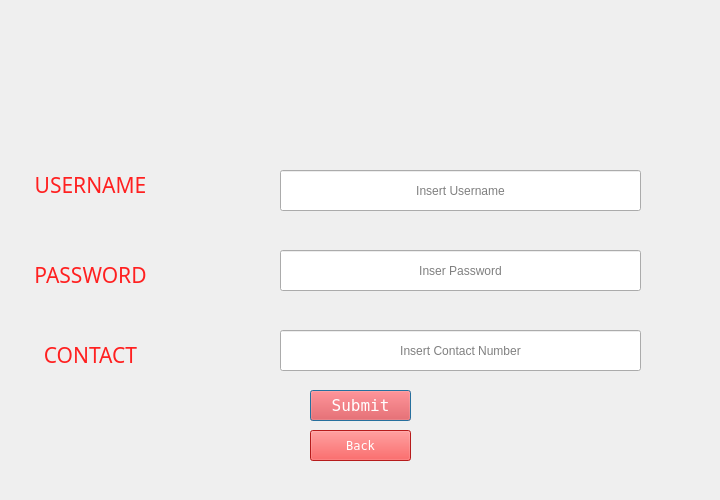
<?xml version="1.0" encoding="UTF-8"?>
<ui version="4.0">
 <class>Dialog</class>
 <widget class="QDialog" name="Dialog">
  <property name="geometry">
   <rect>
    <x>0</x>
    <y>0</y>
    <width>720</width>
    <height>500</height>
   </rect>
  </property>
  <property name="sizePolicy">
   <sizepolicy hsizetype="Fixed" vsizetype="Fixed">
    <horstretch>0</horstretch>
    <verstretch>0</verstretch>
   </sizepolicy>
  </property>
  <property name="minimumSize">
   <size>
    <width>720</width>
    <height>500</height>
   </size>
  </property>
  <property name="maximumSize">
   <size>
    <width>720</width>
    <height>500</height>
   </size>
  </property>
  <property name="windowTitle">
   <string>Dialog</string>
  </property>
  <widget class="QLabel" name="signup_bg">
   <property name="geometry">
    <rect>
     <x>0</x>
     <y>0</y>
     <width>720</width>
     <height>500</height>
    </rect>
   </property>
   <property name="sizePolicy">
    <sizepolicy hsizetype="Fixed" vsizetype="Fixed">
     <horstretch>0</horstretch>
     <verstretch>0</verstretch>
    </sizepolicy>
   </property>
   <property name="minimumSize">
    <size>
     <width>720</width>
     <height>500</height>
    </size>
   </property>
   <property name="maximumSize">
    <size>
     <width>720</width>
     <height>500</height>
    </size>
   </property>
   <property name="text">
    <string>&lt;html&gt;&lt;head/&gt;&lt;body&gt;&lt;p&gt;&lt;img src=&quot;:/signup prefix/signup.jpg&quot;/&gt;&lt;/p&gt;&lt;/body&gt;&lt;/html&gt;</string>
   </property>
  </widget>
  <widget class="QLineEdit" name="username_input">
   <property name="geometry">
    <rect>
     <x>280</x>
     <y>170</y>
     <width>361</width>
     <height>41</height>
    </rect>
   </property>
   <property name="styleSheet">
    <string notr="true"/>
   </property>
   <property name="alignment">
    <set>Qt::AlignCenter</set>
   </property>
   <property name="placeholderText">
    <string>Insert Username</string>
   </property>
  </widget>
  <widget class="QLineEdit" name="contact_input">
   <property name="geometry">
    <rect>
     <x>280</x>
     <y>330</y>
     <width>361</width>
     <height>41</height>
    </rect>
   </property>
   <property name="styleSheet">
    <string notr="true"/>
   </property>
   <property name="alignment">
    <set>Qt::AlignCenter</set>
   </property>
   <property name="placeholderText">
    <string>Insert Contact Number</string>
   </property>
  </widget>
  <widget class="QLineEdit" name="password_input">
   <property name="geometry">
    <rect>
     <x>280</x>
     <y>250</y>
     <width>361</width>
     <height>41</height>
    </rect>
   </property>
   <property name="styleSheet">
    <string notr="true"/>
   </property>
   <property name="alignment">
    <set>Qt::AlignCenter</set>
   </property>
   <property name="placeholderText">
    <string>Inser Password</string>
   </property>
  </widget>
  <widget class="QLabel" name="username_label">
   <property name="geometry">
    <rect>
     <x>30</x>
     <y>170</y>
     <width>121</width>
     <height>31</height>
    </rect>
   </property>
   <property name="font">
    <font>
     <family>Big Space</family>
     <pointsize>12</pointsize>
    </font>
   </property>
   <property name="text">
    <string>&lt;html&gt;&lt;head/&gt;&lt;body&gt;&lt;p align=&quot;center&quot;&gt;&lt;span style=&quot; font-size:16pt; color:#ff2020;&quot;&gt;USERNAME&lt;/span&gt;&lt;/p&gt;&lt;/body&gt;&lt;/html&gt;</string>
   </property>
  </widget>
  <widget class="QLabel" name="password_label">
   <property name="geometry">
    <rect>
     <x>30</x>
     <y>260</y>
     <width>121</width>
     <height>31</height>
    </rect>
   </property>
   <property name="font">
    <font>
     <family>Big Space</family>
     <pointsize>12</pointsize>
    </font>
   </property>
   <property name="text">
    <string>&lt;html&gt;&lt;head/&gt;&lt;body&gt;&lt;p align=&quot;center&quot;&gt;&lt;span style=&quot; font-size:16pt; color:#ff2020;&quot;&gt;PASSWORD&lt;/span&gt;&lt;/p&gt;&lt;/body&gt;&lt;/html&gt;</string>
   </property>
  </widget>
  <widget class="QLabel" name="contact_label">
   <property name="geometry">
    <rect>
     <x>30</x>
     <y>340</y>
     <width>121</width>
     <height>31</height>
    </rect>
   </property>
   <property name="font">
    <font>
     <family>Big Space</family>
     <pointsize>12</pointsize>
    </font>
   </property>
   <property name="text">
    <string>&lt;html&gt;&lt;head/&gt;&lt;body&gt;&lt;p align=&quot;center&quot;&gt;&lt;span style=&quot; font-size:16pt; color:#ff2020;&quot;&gt;CONTACT&lt;/span&gt;&lt;/p&gt;&lt;/body&gt;&lt;/html&gt;</string>
   </property>
  </widget>
  <widget class="QPushButton" name="submit_pushButton">
   <property name="geometry">
    <rect>
     <x>310</x>
     <y>390</y>
     <width>101</width>
     <height>31</height>
    </rect>
   </property>
   <property name="font">
    <font>
     <family>Fixedsys</family>
     <pointsize>12</pointsize>
    </font>
   </property>
   <property name="styleSheet">
    <string notr="true">QPushButton {background-color: rgb(255, 38, 38);
						color:rgb(255,255,255);						
}

QPushButton:hover {background-color: rgb(218, 167, 0);
}</string>
   </property>
   <property name="text">
    <string>Submit</string>
   </property>
  </widget>
  <widget class="QPushButton" name="back_pushButton">
   <property name="geometry">
    <rect>
     <x>310</x>
     <y>430</y>
     <width>101</width>
     <height>31</height>
    </rect>
   </property>
   <property name="font">
    <font>
     <family>Fixedsys</family>
    </font>
   </property>
   <property name="styleSheet">
    <string notr="true">QPushButton {background-color: rgb(255, 38, 38);
						color:rgb(255,255,255);								
}
QPushButton:hover {background-color: rgb(218, 167, 0);
}</string>
   </property>
   <property name="text">
    <string>Back</string>
   </property>
  </widget>
 </widget>
 <resources>
  <include location="signup_source.qrc"/>
 </resources>
 <connections/>
</ui>
